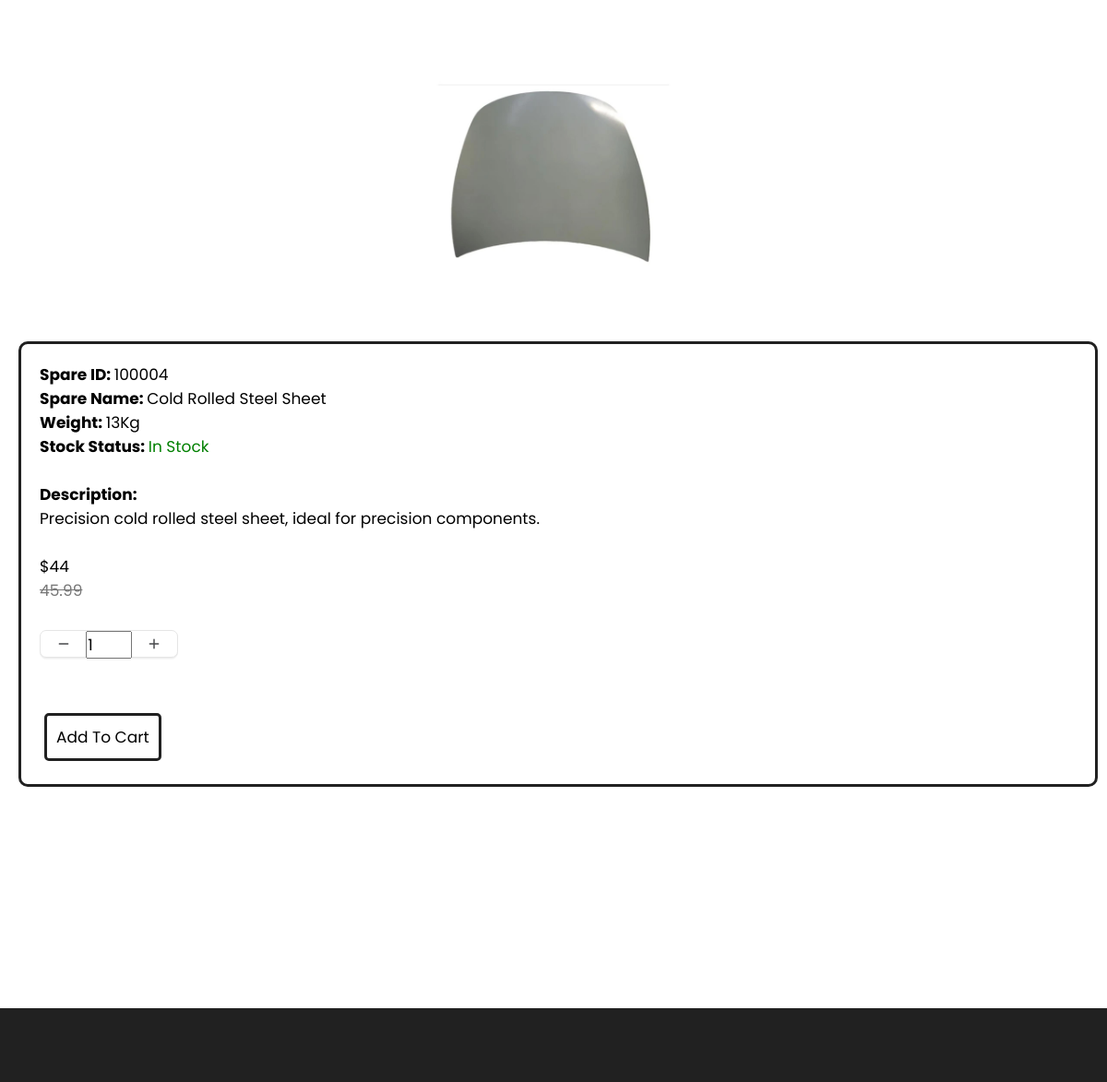
/dealer/product_Detail.php?sparePartNum=100004 (signed in), run on the app's committed database.
### tables this page shows
CREATE TABLE IF NOT EXISTS `sparepart` (
  `sparePartNum` mediumint NOT NULL,
  `sparePartName` varchar(50) NOT NULL,
  `sparePartDescription` varchar(255) NOT NULL,
  `stockItemQty` smallint NOT NULL,
  `weight` float NOT NULL,
  `price` float NOT NULL,
  `discountPrice` float DEFAULT NULL,
  `sparePartImage` varchar(150) DEFAULT NULL,
  PRIMARY KEY (`sparePartNum`)
);

### dealer/product_Detail.php (the view, shortened to what this page needs)
<?php
require_once('../db/connect.php');
?>
<!DOCTYPE html>
<html lang="en">
<head>
  <link rel="stylesheet" href="./assets/css/style-prefix.css" />
  <link rel="stylesheet" href="./assets/css/style-productDetail.css" />
  <link rel="stylesheet" href="./assets/css/toast.css" />
</head>
<body>
  <main>
    <div class="productDetail-container">
      <?php
      $sparePartNum = $_GET["sparePartNum"];
      $sql = "SELECT * FROM sparePart WHERE sparePartNum = " . $sparePartNum;
      $result = $conn->query($sql);
      if ($result->num_rows > 0) {
        $row = $result->fetch_assoc();
      ?>
        <div class="container">
          <div class="product-box">
            <div class="product">
              <a href="#" class="product-img-box">
                <img src="<?php echo $row["sparePartImage"] ?>" alt="product-img-box" width="300" class="product-img" />
              </a>
              <?php
              if ($row["stockItemQty"] >= 100) {
                $stockItemStatus = "In Stock";
              } else {
                $stockItemStatus = "Out of Stock";
                echo '<style>#stockItemStatus{color:red;}
                    </style>';
              };
              ?>
              <div class="product-content">
                <label id="bold">Spare ID: </label><span class="product-title" id="sparePartNum"><?php echo $row["sparePartNum"] ?></span><br>
                <label id="bold">Spare Name: </label><span class="product-title" id="sparePartName"><?php echo $row["sparePartName"] ?></span><br>
                <label id="bold">Weight: </label><span class="product-title" id="weight"><?php echo $row["weight"] ?>Kg</span><br>
                <label id="bold">Stock Status: </label><span class="product-title" id="stockItemStatus"><?php echo $stockItemStatus ?></span><br>
                <br>
                <label id="bold">Description:</label>
                <p class="product-description">
                  <?php echo  $row["sparePartDescription"] ?>
                  <br><br>
                <div class="price-box">
                  <?php
                  if ($row["discountPrice"] == null) {
                    $price = $row["price"];
                    echo "<div class='price-box'><p class='price' id='price'>$ $price</p>";
                  } else {
                    $price = $row["discountPrice"];
                    $delPrice = $row["price"];
                    echo "<div class='price-box'>
                    <p class='price' id='price'>$$price</p>
                    <del>$delPrice</del>";
                  } ?>
                </div>
                <div class="quantity">
                  <button onclick="quantityDecrement()">
                    <svg fill="none" viewBox="0 0 24 24" height="14" width="14" xmlns="http://www.w3.org/2000/svg">
                      <path stroke-linejoin="round" stroke-linecap="round" stroke-width="2.5" stroke="#47484b" d="M20 12L4 12"></path>
                    </svg>
                  </button>
                  <input id="quantityNumber" type="number" value="1" min="0" readonly/>
                  <button onclick="quantityIncrement()">
                    <svg fill="none" viewBox="0 0 24 24" height="14" width="14" xmlns="http://www.w3.org/2000/svg">
                      <path stroke-linejoin="round" stroke-linecap="round" stroke-width="2.5" stroke="#47484b" d="M12 4V20M20 12H4"></path>
                    </svg>
                  </button>
                </div>
                <button class="product-content-button" onclick="addToCart()">Add To Cart</button>
              </div>
            </div>
          </div>
        </div>
      <?php
      }
      ?>
    </div>
  </main>
  <footer>
  </footer>
</body>
</html>

### dealer/assets/css/style-prefix.css (style rules this page uses)
:root { --spanish-gray: hsl(0, 0%, 60%); --sonic-silver: hsl(0, 0%, 47%); --eerie-black: hsl(0, 0%, 13%); --salmon-pink: hsl(353, 100%, 78%); --sandy-brown: hsl(29, 90%, 65%); --bittersweet: hsl(0, 100%, 70%); --ocean-green: hsl(152, 51%, 52%); --davys-gray: hsl(0, 0%, 33%); --cultured: hsl(0, 0%, 93%); --white: hsl(0, 100%, 100%); --onyx: hsl(0, 0%, 27%); --fs-1: 1.563rem; --fs-2: 1.375rem; --fs-3: 1.25rem; --fs-4: 1.125rem; --fs-5: 1rem; --fs-6: 0.938rem; --fs-7: 0.875rem; --fs-8: 0.813rem; --fs-9: 0.75rem; --fs-10: 0.688rem; --fs-11: 0.625rem; --weight-300: 300; --weight-400: 400; --weight-500: 500; --weight-600: 600; --weight-700: 700; --border-radius-md: 10px; --border-radius-sm: 5px; --transition-timing: 0.2s ease; }
*, *::before, *::after { user-select: none; margin: 0; padding: 0; box-sizing: border-box; }
a { text-decoration: none; }
a:link { color: var(--onyx); }
button { background: none; font: inherit; border: none; cursor: pointer; }
img, ion-icon, button, a { display: block; }
span { display: inline-block; }
html { font-family: "Poppins", sans-serif; overscroll-behavior: contain; }
input { display: block; width: 100%; font: inherit; }
input::placeholder { font: inherit; }
body { background: var(--white); }
footer { background: var(--eerie-black); padding: 30px 0; }
@media (min-width: 480px) { :root { --fs-1: 1.875rem; } }
@media (min-width: 768px) { :root { --fs-1: 2.375rem; } }
@media (min-width: 768px) { html { font-size: 17px; } }
@media (min-width: 768px) { .container { max-width: 750px; margin: auto; } }
@media (min-width: 1024px) { :root { --fs-1: 2.625rem; --fs-2: 1.125rem; } }
@media (min-width: 1024px) { .container { max-width: 980px; } }
@media (min-width: 1024px) { .product-box { min-width: -webkit-calc(75% - 15px); min-width: calc(75% - 15px); } }
@media (min-width: 1200px) { .container { max-width: 1200px; } }
@media (min-width: 1200px) { footer { padding-top: 50px; } }

### dealer/assets/css/style-productDetail.css (style rules this page uses)
.quantity { width: 150px; height: 30px; display: grid; grid-template-columns: 1fr 1fr 1fr; margin-top: 30px; margin-bottom: 30px; background-color: #ffffff; border: 1px solid #e5e5e5; border-radius: 7px; filter: drop-shadow(0px 1px 0px #efefef) drop-shadow(0px 1px 0.5px rgba(239, 239, 239, 0.5)); }
#bold { font-weight: bold; }
.quantity button { width: 33%; height: 30px; display: flex; align-items: center; justify-content: center; border: 0; outline: none; background-color: transparent; padding-bottom: 2px; margin: auto; }
del { color: var(--sonic-silver); }

### dealer/product_Detail.php (style rules this page uses)
#stockItemStatus { color:green; }

### data on the page
sparepart: sparePartImage (picture), sparePartNum "100004", sparePartName "Cold Rolled Steel Sheet", weight "13", stockItemQty "In Stock", sparePartDescription "Precision cold rolled steel sheet, ideal for precision components.", discountPrice "44", price "45.99"
